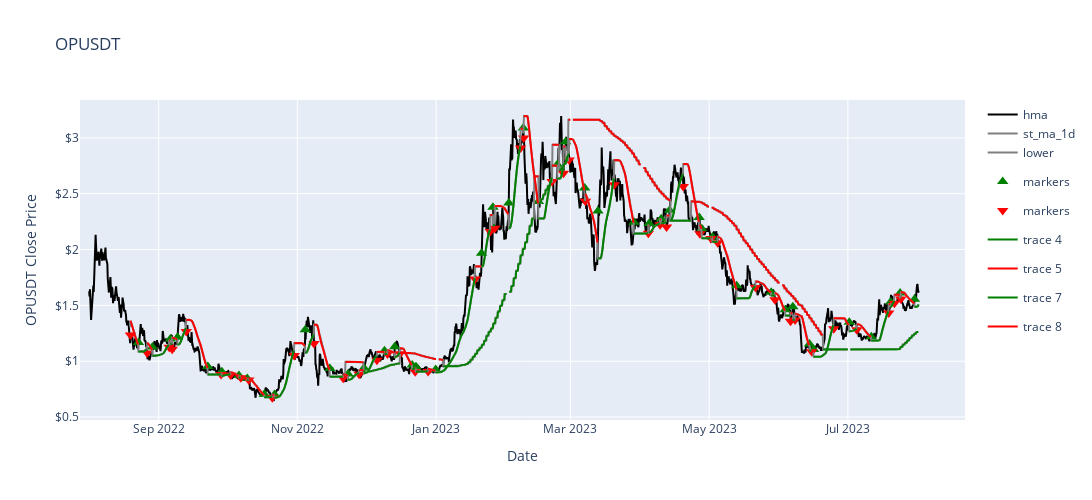

Here is the notebook cell this chart was saved with:
### Code cell
triangle = np.where(df_4h['buy_sell_signal']== -1, 'triangle-down',0)
df_4h["Symbol"] = np.where(df_4h["buy_sell_signal"]==1, "triangle-up", triangle)
color = np.where(df_4h['buy_sell_signal']== -1, 'red',0)
df_4h["Color"] = np.where(df_4h["buy_sell_signal"]==1, "green", color)

df_buy = df_4h[df_4h['buy_sell_signal']==1]
df_sell = df_4h[df_4h['buy_sell_signal']==-1]
fig = make_subplots(rows=1, cols=1)

# fig.add_trace(
#     go.Candlestick(x=df['Datetime'], 
#                     open=df['Open'], 
#                     high=df['High'], 
#                     low=df['Low'], 
#                     close=df['Close']), row=1, col=1
# )
fig.add_trace(
    go.Scatter(
        x=df_4h.index,
        y=df_4h['Close'],
        line=dict(color='Black', width=2),
        name='hma',
        legendgroup='1',
    ), row=1, col=1
)

fig.add_trace(
    go.Scatter(
        x=df_buy.index,
        y=df_buy['Close'],
        mode='markers',
        name ='markers',
        marker=go.Marker(size=10,
                        symbol=df_buy["Symbol"],
                        color=df_buy["Color"])
    ))

fig.add_trace(
    go.Scatter(
        x=df_sell.index,
        y=df_sell['Close'],
        mode='markers',
        name ='markers',
        marker=go.Marker(size=10,
                        symbol=df_sell["Symbol"],
                        color=df_sell["Color"])
    ))


fig.add_trace(
    go.Scatter(
        x=df_4h.index,
        y=df_4h['lower+upper_1d'],
        line=dict(color='grey', width=2),
        name='st_ma_1d',
        legendgroup='1',
    ), row=1, col=1
)

fig.add_scattergl(x = df_4h.index,
                    y = df_4h['lower+upper_1d'].where(df_4h['supertrend_1d']==True),
                    line={'color':'green'})


fig.add_scattergl(x = df_4h.index,
                    y = df_4h['lower+upper_1d'].where(df_4h['supertrend_1d']==False),
                    line={'color':'red'})


# fig.add_trace(
#     go.Scatter(
#         x=df_1d.index,
#         y=df_1d['lower'],
#         line=dict(color='Green', width=2),
#         name='lower',
#         legendgroup='1',
#     ), row=1, col=1
# )

# fig.add_trace(
#     go.Scatter(
#         x=df_1d.index,
#         y=df_1d['upper'],
#         line=dict(color='Red', width=2),
#         name='upper',
#         legendgroup='1',
#     ), row=1, col=1
# )

# fig.add_trace(
#     go.Scatter(
#         x=df_4h.index,
#         y=df_4h['hma'],
#         line=dict(color='Pink', width=1),
#         name='1d',
#         legendgroup='1',
#     ), row=1, col=1
# )

fig.add_trace(
    go.Scatter(
        x=df_4h.index,
        y=df_4h['lower+upper'],
        line=dict(color='grey', width=2),
        name='lower',
        legendgroup='1',
        # fill='tonexty', 
        # fillcolor = fillcol(df_1h['label'].iloc[0])
    ), row=1, col=1
)

fig.add_scattergl(x = df_4h.index,
                    y = df_4h['lower+upper'].where(df_4h['supertrend']==True),
                    line={'color':'green'})


fig.add_scattergl(x = df_4h.index,
                    y = df_4h['lower+upper'].where(df_4h['supertrend']==False),
                    line={'color':'red'})


# fig.add_trace(
#     go.Scatter(
#         x=df_1h.index,
#         y=df_1h['upper'],
#         line=dict(color='Red', width=1),
#         name='upper',
#         legendgroup='1',
#         fill='tonexty', 
#         fillcolor = fillcol(df['label'].iloc[0])
#     ), row=1, col=1
# )



fig.update_layout(xaxis_rangeslider_visible = False, title = 'OPUSDT', width = 1400, height = 500 )
fig.update_xaxes(title_text = 'Date')
fig.update_yaxes(title_text = 'OPUSDT Close Price', tickprefix = '$')

fig.show()

### Figure 1 — Plotly figure (JSON) as saved in the notebook; plotly's stock layout.template omitted (floating-point values rounded to 4 significant figures; data arrays with more than 128 entries replaced by an {"elided": "..."} marker saying what was removed)
{"data": [{"legendgroup": "1", "line": {"color": "Black", "width": 2}, "name": "hma", "type": "scatter", "x": {"elided": "2178 str values"}, "xaxis": "x", "y": {"elided": "2178 float values"}, "yaxis": "y"}, {"marker": {"color": ["green", "green", "green", "green", "green", "green", "green", "green", "green", "green", "green", "green", "green", "green", "green", "green", "green", "green", "green", "green", "green", "green", "green", "green", "green", "green", "green", "green", "green", "green", "green", "green", "green", "green", "green", "green", "green", "green", "green", "green", "green", "green", "green", "green", "green", "green"], "size": 10, "symbol": ["triangle-up", "triangle-up", "triangle-up", "triangle-up", "triangle-up", "triangle-up", "triangle-up", "triangle-up", "triangle-up", "triangle-up", "triangle-up", "triangle-up", "triangle-up", "triangle-up", "triangle-up", "triangle-up", "triangle-up", "triangle-up", "triangle-up", "triangle-up", "triangle-up", "triangle-up", "triangle-up", "triangle-up", "triangle-up", "triangle-up", "triangle-up", "triangle-up", "triangle-up", "triangle-up", "triangle-up", "triangle-up", "triangle-up", "triangle-up", "triangle-up", "triangle-up", "triangle-up", "triangle-up", "triangle-up", "triangle-up", "triangle-up", "triangle-up", "triangle-up", "triangle-up", "triangle-up", "triangle-up"]}, "mode": "markers", "name": "markers", "type": "scatter", "x": ["2022-08-23T03:00:00", "2022-08-29T07:00:00", "2022-09-06T03:00:00", "2022-09-09T07:00:00", "2022-09-22T15:00:00", "2022-09-28T19:00:00", "2022-10-06T07:00:00", "2022-10-09T23:00:00", "2022-10-17T11:00:00", "2022-10-21T23:00:00", "2022-11-04T11:00:00", "2022-11-15T07:00:00", "2022-11-23T07:00:00", "2022-11-30T07:00:00", "2022-12-09T07:00:00", "2022-12-13T19:00:00", "2022-12-21T11:00:00", "2022-12-23T03:00:00", "2022-12-31T19:00:00", "2023-01-20T23:00:00", "2023-01-25T23:00:00", "2023-02-01T23:00:00", "2023-02-08T07:00:00", "2023-02-14T23:00:00", "2023-02-23T07:00:00", "2023-02-26T23:00:00", "2023-03-07T07:00:00", "2023-03-13T03:00:00", "2023-03-28T23:00:00", "2023-04-04T15:00:00", "2023-04-09T23:00:00", "2023-04-13T15:00:00", "2023-04-26T15:00:00", "2023-04-27T19:00:00", "2023-05-02T11:00:00", "2023-05-13T03:00:00", "2023-05-28T07:00:00", "2023-06-03T11:00:00", "2023-06-06T19:00:00", "2023-06-14T03:00:00", "2023-06-15T23:00:00", "2023-07-01T15:00:00", "2023-07-11T07:00:00", "2023-07-19T19:00:00", "2023-07-23T23:00:00", "2023-07-30T07:00:00"], "y": [1.167, 1.127, 1.198, 1.214, 0.953, 0.906, 0.872, 0.845, 0.705, 0.702, 1.282, 0.934, 0.885, 0.939, 1.094, 1.13, 0.967, 0.951, 0.925, 1.966, 2.379, 2.418, 3.089, 2.431, 2.762, 2.966, 2.552, 2.345, 2.245, 2.233, 2.277, 2.351, 2.287, 2.187, 2.112, 1.677, 1.618, 1.46, 1.488, 1.154, 1.105, 1.349, 1.219, 1.53, 1.612, 1.555]}, {"marker": {"color": ["red", "red", "red", "red", "red", "red", "red", "red", "red", "red", "red", "red", "red", "red", "red", "red", "red", "red", "red", "red", "red", "red", "red", "red", "red", "red", "red", "red", "red", "red", "red", "red", "red", "red", "red", "red", "red", "red", "red", "red", "red", "red", "red", "red", "red", "red"], "size": 10, "symbol": ["triangle-down", "triangle-down", "triangle-down", "triangle-down", "triangle-down", "triangle-down", "triangle-down", "triangle-down", "triangle-down", "triangle-down", "triangle-down", "triangle-down", "triangle-down", "triangle-down", "triangle-down", "triangle-down", "triangle-down", "triangle-down", "triangle-down", "triangle-down", "triangle-down", "triangle-down", "triangle-down", "triangle-down", "triangle-down", "triangle-down", "triangle-down", "triangle-down", "triangle-down", "triangle-down", "triangle-down", "triangle-down", "triangle-down", "triangle-down", "triangle-down", "triangle-down", "triangle-down", "triangle-down", "triangle-down", "triangle-down", "triangle-down", "triangle-down", "triangle-down", "triangle-down", "triangle-down", "triangle-down"]}, "mode": "markers", "name": "markers", "type": "scatter", "x": ["2022-08-19T15:00:00", "2022-08-26T23:00:00", "2022-09-05T15:00:00", "2022-09-06T23:00:00", "2022-09-13T03:00:00", "2022-09-28T11:00:00", "2022-10-02T15:00:00", "2022-10-07T03:00:00", "2022-10-10T15:00:00", "2022-10-20T23:00:00", "2022-10-30T15:00:00", "2022-11-08T07:00:00", "2022-11-21T03:00:00", "2022-11-28T03:00:00", "2022-12-05T23:00:00", "2022-12-10T15:00:00", "2022-12-16T03:00:00", "2022-12-22T19:00:00", "2022-12-28T11:00:00", "2023-01-18T03:00:00", "2023-01-24T19:00:00", "2023-01-26T19:00:00", "2023-02-07T03:00:00", "2023-02-08T11:00:00", "2023-02-20T23:00:00", "2023-02-25T23:00:00", "2023-02-28T11:00:00", "2023-03-07T15:00:00", "2023-03-20T07:00:00", "2023-04-04T07:00:00", "2023-04-09T11:00:00", "2023-04-12T07:00:00", "2023-04-19T15:00:00", "2023-04-26T23:00:00", "2023-05-01T19:00:00", "2023-05-04T19:00:00", "2023-05-21T11:00:00", "2023-05-29T23:00:00", "2023-06-05T19:00:00", "2023-06-07T19:00:00", "2023-06-15T03:00:00", "2023-06-24T19:00:00", "2023-07-04T23:00:00", "2023-07-18T23:00:00", "2023-07-21T11:00:00", "2023-07-24T07:00:00"], "y": [1.234, 1.074, 1.126, 1.108, 1.267, 0.881, 0.877, 0.852, 0.831, 0.673, 1.052, 1.158, 0.848, 0.884, 1.009, 1.065, 1.067, 0.905, 0.908, 1.737, 2.161, 2.19, 2.91, 2.999, 2.61, 2.684, 2.801, 2.433, 2.581, 2.145, 2.222, 2.202, 2.564, 2.142, 2.1, 2.061, 1.661, 1.55, 1.358, 1.37, 1.085, 1.29, 1.282, 1.431, 1.519, 1.557]}, {"legendgroup": "1", "line": {"color": "grey", "width": 2}, "name": "st_ma_1d", "type": "scatter", "x": {"elided": "2178 str values"}, "xaxis": "x", "y": {"elided": "2178 float values"}, "yaxis": "y"}, {"line": {"color": "green"}, "type": "scattergl", "x": {"elided": "2178 str values"}, "y": {"elided": "2178 float values"}}, {"line": {"color": "red"}, "type": "scattergl", "x": {"elided": "2178 str values"}, "y": {"elided": "2178 float values"}}, {"legendgroup": "1", "line": {"color": "grey", "width": 2}, "name": "lower", "type": "scatter", "x": {"elided": "2178 str values"}, "xaxis": "x", "y": {"elided": "2178 float values"}, "yaxis": "y"}, {"line": {"color": "green"}, "type": "scattergl", "x": {"elided": "2178 str values"}, "y": {"elided": "2178 float values"}}, {"line": {"color": "red"}, "type": "scattergl", "x": {"elided": "2178 str values"}, "y": {"elided": "2178 float values"}}], "layout": {"height": 500, "title": {"text": "OPUSDT"}, "width": 1400, "xaxis": {"anchor": "y", "domain": [0, 1], "rangeslider": {"visible": false}, "title": {"text": "Date"}}, "yaxis": {"anchor": "x", "domain": [0, 1], "tickprefix": "$", "title": {"text": "OPUSDT Close Price"}}}}
